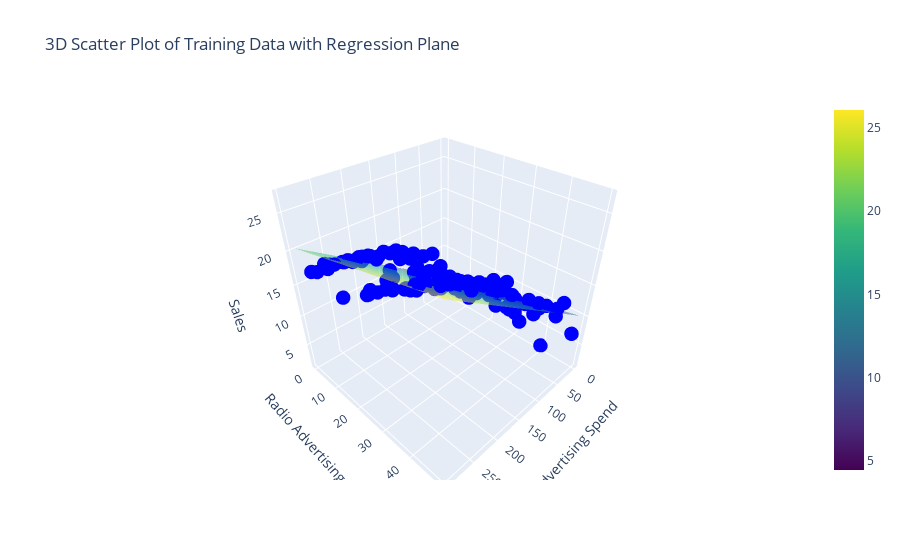

The notebook cell saved with this chart:
### Code cell
# Create a meshgrid for TV and Radio
tv_range = np.linspace(X['TV'].min(), X['TV'].max(), 10)
radio_range = np.linspace(X['Radio'].min(), X['Radio'].max(), 10)
tv_grid, radio_grid = np.meshgrid(tv_range, radio_range)

# Predict sales for each point in the grid
sales_grid = beta_0 + beta_1 * tv_grid + beta_2 * radio_grid

# Create the scatter plot for the training data
scatter = go.Scatter3d(
    x=X_train['TV'], y=X_train['Radio'], z=y_train,
    mode='markers',
    marker=dict(size=5, color='blue'),
    name='Training data'
)

# Create the surface plot for the regression plane
surface = go.Surface(
    x=tv_grid, y=radio_grid, z=sales_grid,
    colorscale='Viridis',
    opacity=0.5,
    name='Regression plane'
)

# Create the figure and add the scatter and surface plots
fig = go.Figure(data=[scatter, surface])

# Update the layout
fig.update_layout(
    title='3D Scatter Plot of Training Data with Regression Plane',
    scene=dict(
        xaxis_title='TV Advertising Spend',
        yaxis_title='Radio Advertising Spend',
        zaxis_title='Sales'
    )
)

# Show the figure
fig.show()

### Figure 1 — Plotly figure (JSON) as saved in the notebook; plotly's stock layout.template omitted (floating-point values rounded to 4 significant figures; data arrays with more than 128 entries replaced by an {"elided": "..."} marker saying what was removed)
{"data": [{"marker": {"color": "blue", "size": 5}, "mode": "markers", "name": "Training data", "type": "scatter3d", "x": {"elided": "140 float values"}, "y": {"elided": "140 float values"}, "z": {"elided": "140 float values"}}, {"colorscale": [[0, "#440154"], [0.1111, "#482878"], [0.2222, "#3e4989"], [0.3333, "#31688e"], [0.4444, "#26828e"], [0.5556, "#1f9e89"], [0.6667, "#35b779"], [0.7778, "#6ece58"], [0.8889, "#b5de2b"], [1, "#fde725"]], "name": "Regression plane", "opacity": 0.5, "type": "surface", "x": [[0.7, 33.56, 66.41, 99.27, 132.1, 165.0, 197.8, 230.7, 263.5, 296.4], [0.7, 33.56, 66.41, 99.27, 132.1, 165.0, 197.8, 230.7, 263.5, 296.4], [0.7, 33.56, 66.41, 99.27, 132.1, 165.0, 197.8, 230.7, 263.5, 296.4], [0.7, 33.56, 66.41, 99.27, 132.1, 165.0, 197.8, 230.7, 263.5, 296.4], [0.7, 33.56, 66.41, 99.27, 132.1, 165.0, 197.8, 230.7, 263.5, 296.4], [0.7, 33.56, 66.41, 99.27, 132.1, 165.0, 197.8, 230.7, 263.5, 296.4], [0.7, 33.56, 66.41, 99.27, 132.1, 165.0, 197.8, 230.7, 263.5, 296.4], [0.7, 33.56, 66.41, 99.27, 132.1, 165.0, 197.8, 230.7, 263.5, 296.4], [0.7, 33.56, 66.41, 99.27, 132.1, 165.0, 197.8, 230.7, 263.5, 296.4], [0.7, 33.56, 66.41, 99.27, 132.1, 165.0, 197.8, 230.7, 263.5, 296.4]], "y": [[0, 0, 0, 0, 0, 0, 0, 0, 0, 0], [5.511, 5.511, 5.511, 5.511, 5.511, 5.511, 5.511, 5.511, 5.511, 5.511], [11.02, 11.02, 11.02, 11.02, 11.02, 11.02, 11.02, 11.02, 11.02, 11.02], [16.53, 16.53, 16.53, 16.53, 16.53, 16.53, 16.53, 16.53, 16.53, 16.53], [22.04, 22.04, 22.04, 22.04, 22.04, 22.04, 22.04, 22.04, 22.04, 22.04], [27.56, 27.56, 27.56, 27.56, 27.56, 27.56, 27.56, 27.56, 27.56, 27.56], [33.07, 33.07, 33.07, 33.07, 33.07, 33.07, 33.07, 33.07, 33.07, 33.07], [38.58, 38.58, 38.58, 38.58, 38.58, 38.58, 38.58, 38.58, 38.58, 38.58], [44.09, 44.09, 44.09, 44.09, 44.09, 44.09, 44.09, 44.09, 44.09, 44.09], [49.6, 49.6, 49.6, 49.6, 49.6, 49.6, 49.6, 49.6, 49.6, 49.6]], "z": [[4.463, 6.236, 8.01, 9.783, 11.56, 13.33, 15.1, 16.88, 18.65, 20.42], [5.09, 6.863, 8.637, 10.41, 12.18, 13.96, 15.73, 17.5, 19.28, 21.05], [5.717, 7.49, 9.263, 11.04, 12.81, 14.58, 16.36, 18.13, 19.9, 21.68], [6.343, 8.117, 9.89, 11.66, 13.44, 15.21, 16.98, 18.76, 20.53, 22.3], [6.97, 8.744, 10.52, 12.29, 14.06, 15.84, 17.61, 19.38, 21.16, 22.93], [7.597, 9.371, 11.14, 12.92, 14.69, 16.46, 18.24, 20.01, 21.78, 23.56], [8.224, 9.997, 11.77, 13.54, 15.32, 17.09, 18.86, 20.64, 22.41, 24.18], [8.851, 10.62, 12.4, 14.17, 15.94, 17.72, 19.49, 21.26, 23.04, 24.81], [9.478, 11.25, 13.02, 14.8, 16.57, 18.34, 20.12, 21.89, 23.66, 25.44], [10.1, 11.88, 13.65, 15.42, 17.2, 18.97, 20.75, 22.52, 24.29, 26.07]]}], "layout": {"scene": {"xaxis": {"title": {"text": "TV Advertising Spend"}}, "yaxis": {"title": {"text": "Radio Advertising Spend"}}, "zaxis": {"title": {"text": "Sales"}}}, "title": {"text": "3D Scatter Plot of Training Data with Regression Plane"}}}
